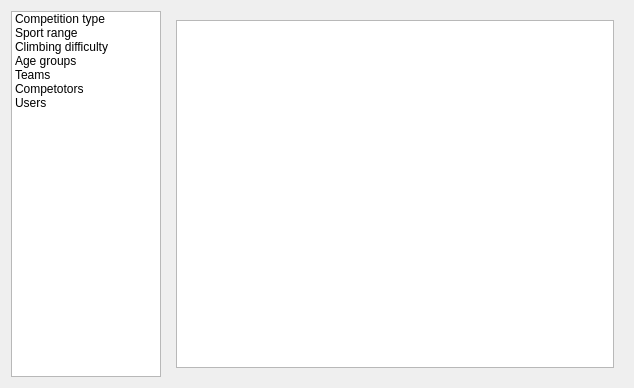
<?xml version="1.0" encoding="UTF-8"?>
<ui version="4.0">
 <class>FormLibraryEditor</class>
 <widget class="QWidget" name="FormLibraryEditor">
  <property name="geometry">
   <rect>
    <x>0</x>
    <y>0</y>
    <width>634</width>
    <height>388</height>
   </rect>
  </property>
  <property name="windowTitle">
   <string>Library static data</string>
  </property>
  <layout class="QHBoxLayout" name="horizontalLayout">
   <item>
    <widget class="QListWidget" name="listWidgetCatalog">
     <property name="maximumSize">
      <size>
       <width>150</width>
       <height>16777215</height>
      </size>
     </property>
     <item>
      <property name="text">
       <string>Competition type</string>
      </property>
     </item>
     <item>
      <property name="text">
       <string>Sport range</string>
      </property>
     </item>
     <item>
      <property name="text">
       <string>Climbing difficulty</string>
      </property>
     </item>
     <item>
      <property name="text">
       <string>Age groups</string>
      </property>
     </item>
     <item>
      <property name="text">
       <string>Teams</string>
      </property>
     </item>
     <item>
      <property name="text">
       <string>Competotors</string>
      </property>
     </item>
     <item>
      <property name="text">
       <string>Users</string>
      </property>
     </item>
    </widget>
   </item>
   <item>
    <widget class="QStackedWidget" name="stackedWidget">
     <property name="currentIndex">
      <number>4</number>
     </property>
     <widget class="QWidget" name="pageCompetitonTypes">
      <layout class="QVBoxLayout" name="verticalLayout_2">
       <item>
        <widget class="QTableView" name="tableViewCompetitionTypes">
         <property name="contextMenuPolicy">
          <enum>Qt::ActionsContextMenu</enum>
         </property>
         <property name="selectionMode">
          <enum>QAbstractItemView::SingleSelection</enum>
         </property>
         <property name="selectionBehavior">
          <enum>QAbstractItemView::SelectRows</enum>
         </property>
        </widget>
       </item>
      </layout>
     </widget>
     <widget class="QWidget" name="pageSportRanges">
      <layout class="QVBoxLayout" name="verticalLayout_3">
       <item>
        <widget class="QListView" name="listViewSportRanges">
         <property name="contextMenuPolicy">
          <enum>Qt::ActionsContextMenu</enum>
         </property>
        </widget>
       </item>
      </layout>
     </widget>
     <widget class="QWidget" name="pageClimbingDifficulty">
      <layout class="QVBoxLayout" name="verticalLayout_4">
       <item>
        <widget class="QListView" name="listViewDiffucalties">
         <property name="contextMenuPolicy">
          <enum>Qt::ActionsContextMenu</enum>
         </property>
        </widget>
       </item>
      </layout>
     </widget>
     <widget class="QWidget" name="pageAgeGroups">
      <layout class="QVBoxLayout" name="verticalLayout_5">
       <item>
        <widget class="QTableView" name="tableViewAgeGroups">
         <property name="contextMenuPolicy">
          <enum>Qt::ActionsContextMenu</enum>
         </property>
         <property name="selectionMode">
          <enum>QAbstractItemView::SingleSelection</enum>
         </property>
         <property name="selectionBehavior">
          <enum>QAbstractItemView::SelectRows</enum>
         </property>
        </widget>
       </item>
      </layout>
     </widget>
     <widget class="QWidget" name="pageTeams">
      <layout class="QVBoxLayout" name="verticalLayout_6">
       <item>
        <widget class="QTableView" name="tableViewTeams">
         <property name="contextMenuPolicy">
          <enum>Qt::ActionsContextMenu</enum>
         </property>
         <property name="selectionMode">
          <enum>QAbstractItemView::SingleSelection</enum>
         </property>
         <property name="selectionBehavior">
          <enum>QAbstractItemView::SelectRows</enum>
         </property>
        </widget>
       </item>
      </layout>
     </widget>
     <widget class="QWidget" name="pageCompetitors">
      <layout class="QVBoxLayout" name="verticalLayout_7">
       <item>
        <layout class="QHBoxLayout" name="horizontalLayoutCompetitorSearch">
         <item>
          <widget class="QLabel" name="labelFind">
           <property name="text">
            <string>Find cocmpetitor</string>
           </property>
           <property name="buddy">
            <cstring>lineEditCompetitorSerach</cstring>
           </property>
          </widget>
         </item>
         <item>
          <widget class="QLineEdit" name="lineEditCompetitorSerach"/>
         </item>
         <item>
          <widget class="QToolButton" name="toolButtonSearchClear">
           <property name="text">
            <string>...</string>
           </property>
           <property name="icon">
            <iconset theme="edit-clear">
             <normaloff/>
            </iconset>
           </property>
          </widget>
         </item>
         <item>
          <widget class="QToolButton" name="toolButtonSearch">
           <property name="toolTip">
            <string>Find competitors</string>
           </property>
           <property name="text">
            <string>...</string>
           </property>
           <property name="icon">
            <iconset theme="edit-find">
             <normaloff/>
            </iconset>
           </property>
          </widget>
         </item>
        </layout>
       </item>
       <item>
        <widget class="QTableView" name="tableViewCompetitors">
         <property name="contextMenuPolicy">
          <enum>Qt::ActionsContextMenu</enum>
         </property>
        </widget>
       </item>
       <item>
        <widget class="QWidget" name="formWidgetCompetitor" native="true">
         <layout class="QFormLayout" name="formLayoutCompetitor">
          <item row="1" column="0">
           <widget class="QLabel" name="labelCompetitorName">
            <property name="text">
             <string>Name</string>
            </property>
            <property name="buddy">
             <cstring>lineEditCompetitorName</cstring>
            </property>
           </widget>
          </item>
          <item row="1" column="1">
           <widget class="QLineEdit" name="lineEditCompetitorName"/>
          </item>
          <item row="2" column="0">
           <widget class="QLabel" name="labelCompetitorGender">
            <property name="text">
             <string>Gender</string>
            </property>
            <property name="buddy">
             <cstring>comboBoxCompetitorGender</cstring>
            </property>
           </widget>
          </item>
          <item row="3" column="0">
           <widget class="QLabel" name="labelCompetitorDob">
            <property name="text">
             <string>Date of bethday</string>
            </property>
            <property name="buddy">
             <cstring>dateEditCompetitorDob</cstring>
            </property>
           </widget>
          </item>
          <item row="3" column="1">
           <widget class="QDateEdit" name="dateEditCompetitorDob">
            <property name="displayFormat">
             <string>M/d/yyyy</string>
            </property>
            <property name="calendarPopup">
             <bool>true</bool>
            </property>
           </widget>
          </item>
          <item row="2" column="1">
           <widget class="QComboBox" name="comboBoxCompetitorGender"/>
          </item>
          <item row="4" column="0">
           <widget class="QLabel" name="labelCompetitorRange">
            <property name="text">
             <string>Sport range</string>
            </property>
            <property name="buddy">
             <cstring>comboBoxCompetitorRange</cstring>
            </property>
           </widget>
          </item>
          <item row="4" column="1">
           <widget class="QComboBox" name="comboBoxCompetitorRange"/>
          </item>
          <item row="5" column="0">
           <widget class="QLabel" name="labelCompetitorTeam">
            <property name="text">
             <string>Team</string>
            </property>
            <property name="buddy">
             <cstring>comboBoxCompetitorTeam</cstring>
            </property>
           </widget>
          </item>
          <item row="5" column="1">
           <widget class="QComboBox" name="comboBoxCompetitorTeam"/>
          </item>
         </layout>
        </widget>
       </item>
       <item>
        <layout class="QHBoxLayout" name="horizontalLayoutCompetitior">
         <item>
          <spacer name="horizontalSpacerCompetitorLeft">
           <property name="orientation">
            <enum>Qt::Horizontal</enum>
           </property>
           <property name="sizeHint" stdset="0">
            <size>
             <width>40</width>
             <height>20</height>
            </size>
           </property>
          </spacer>
         </item>
         <item>
          <widget class="QPushButton" name="pushButtonCompetitorAdd">
           <property name="text">
            <string>Add competitor</string>
           </property>
           <property name="icon">
            <iconset theme="list-add-user">
             <normaloff/>
            </iconset>
           </property>
          </widget>
         </item>
         <item>
          <spacer name="horizontalSpacerCompetitorRight">
           <property name="orientation">
            <enum>Qt::Horizontal</enum>
           </property>
           <property name="sizeHint" stdset="0">
            <size>
             <width>40</width>
             <height>20</height>
            </size>
           </property>
          </spacer>
         </item>
        </layout>
       </item>
      </layout>
     </widget>
     <widget class="QWidget" name="pageUsers">
      <layout class="QVBoxLayout" name="verticalLayout">
       <item>
        <widget class="QTableView" name="tableViewUsers">
         <property name="contextMenuPolicy">
          <enum>Qt::ActionsContextMenu</enum>
         </property>
         <property name="selectionMode">
          <enum>QAbstractItemView::SingleSelection</enum>
         </property>
         <property name="selectionBehavior">
          <enum>QAbstractItemView::SelectRows</enum>
         </property>
        </widget>
       </item>
       <item>
        <widget class="QWidget" name="widgetUserEdit" native="true">
         <layout class="QFormLayout" name="formLayout">
          <property name="fieldGrowthPolicy">
           <enum>QFormLayout::ExpandingFieldsGrow</enum>
          </property>
          <item row="0" column="0">
           <widget class="QLabel" name="labelUserLogin">
            <property name="text">
             <string>Login</string>
            </property>
            <property name="buddy">
             <cstring>lineEditUserLogin</cstring>
            </property>
           </widget>
          </item>
          <item row="0" column="1">
           <widget class="QLineEdit" name="lineEditUserLogin">
            <property name="inputMask">
             <string>NNNNNNNNNNNNNNNN; </string>
            </property>
           </widget>
          </item>
          <item row="1" column="0">
           <widget class="QLabel" name="labelUserName">
            <property name="text">
             <string>User name</string>
            </property>
            <property name="buddy">
             <cstring>lineEditUserName</cstring>
            </property>
           </widget>
          </item>
          <item row="1" column="1">
           <widget class="QLineEdit" name="lineEditUserName">
            <property name="maxLength">
             <number>32</number>
            </property>
           </widget>
          </item>
          <item row="2" column="0">
           <widget class="QLabel" name="labelUserPasswd">
            <property name="text">
             <string>Password</string>
            </property>
            <property name="buddy">
             <cstring>lineEditUserPasswd</cstring>
            </property>
           </widget>
          </item>
          <item row="2" column="1">
           <widget class="QLineEdit" name="lineEditUserPasswd">
            <property name="echoMode">
             <enum>QLineEdit::Password</enum>
            </property>
           </widget>
          </item>
          <item row="3" column="0" colspan="2">
           <layout class="QHBoxLayout" name="horizontalLayoutUserEdit">
            <item>
             <spacer name="horizontalSpacerUserLeft">
              <property name="orientation">
               <enum>Qt::Horizontal</enum>
              </property>
              <property name="sizeHint" stdset="0">
               <size>
                <width>40</width>
                <height>20</height>
               </size>
              </property>
             </spacer>
            </item>
            <item>
             <widget class="QPushButton" name="pushButtonUserCommit">
              <property name="text">
               <string>User add</string>
              </property>
              <property name="icon">
               <iconset theme="list-add-user">
                <normaloff/>
               </iconset>
              </property>
             </widget>
            </item>
            <item>
             <spacer name="horizontalSpacerUserRight">
              <property name="orientation">
               <enum>Qt::Horizontal</enum>
              </property>
              <property name="sizeHint" stdset="0">
               <size>
                <width>40</width>
                <height>20</height>
               </size>
              </property>
             </spacer>
            </item>
           </layout>
          </item>
         </layout>
        </widget>
       </item>
      </layout>
     </widget>
    </widget>
   </item>
  </layout>
  <action name="actionUserUpdate">
   <property name="icon">
    <iconset theme="edit-undo">
     <normaloff/>
    </iconset>
   </property>
   <property name="text">
    <string>Update</string>
   </property>
  </action>
  <action name="actionUserCommit">
   <property name="icon">
    <iconset theme="document-save">
     <normaloff/>
    </iconset>
   </property>
   <property name="text">
    <string>Commit</string>
   </property>
  </action>
  <action name="actionUserChangePasswd">
   <property name="icon">
    <iconset theme="dialog-password">
     <normaloff/>
    </iconset>
   </property>
   <property name="text">
    <string>Change password</string>
   </property>
  </action>
  <action name="actionUserDelete">
   <property name="icon">
    <iconset theme="edit-delete">
     <normaloff/>
    </iconset>
   </property>
   <property name="text">
    <string>Delete</string>
   </property>
  </action>
  <action name="actionDifficultyCommit">
   <property name="icon">
    <iconset theme="document-save">
     <normaloff/>
    </iconset>
   </property>
   <property name="text">
    <string>Commit</string>
   </property>
   <property name="toolTip">
    <string>Save difficulty table</string>
   </property>
  </action>
  <action name="actionDifficultyUpdate">
   <property name="icon">
    <iconset theme="edit-undo">
     <normaloff/>
    </iconset>
   </property>
   <property name="text">
    <string>Update</string>
   </property>
   <property name="toolTip">
    <string>Reload difficulty table</string>
   </property>
  </action>
  <action name="actionDifficultyAdd">
   <property name="icon">
    <iconset theme="list-add">
     <normaloff/>
    </iconset>
   </property>
   <property name="text">
    <string>Add</string>
   </property>
   <property name="toolTip">
    <string>Add record</string>
   </property>
  </action>
  <action name="actionDifficultyDelete">
   <property name="icon">
    <iconset theme="edit-delete">
     <normaloff/>
    </iconset>
   </property>
   <property name="text">
    <string>Delete</string>
   </property>
   <property name="toolTip">
    <string>Delete current</string>
   </property>
  </action>
  <action name="actionCTypeCommit">
   <property name="icon">
    <iconset theme="document-save">
     <normaloff/>
    </iconset>
   </property>
   <property name="text">
    <string>Commit</string>
   </property>
   <property name="toolTip">
    <string>Save competition types table</string>
   </property>
  </action>
  <action name="actionCTypeUpdate">
   <property name="icon">
    <iconset theme="edit-undo">
     <normaloff/>
    </iconset>
   </property>
   <property name="text">
    <string>Update</string>
   </property>
   <property name="toolTip">
    <string>Reload competition types</string>
   </property>
  </action>
  <action name="actionTeamAdd">
   <property name="icon">
    <iconset theme="list-add"/>
   </property>
   <property name="text">
    <string>Add</string>
   </property>
  </action>
  <action name="actionTeamDelete">
   <property name="icon">
    <iconset theme="edit-delete"/>
   </property>
   <property name="text">
    <string>Delete</string>
   </property>
   <property name="toolTip">
    <string>Team delete</string>
   </property>
  </action>
  <action name="actionTeamCommit">
   <property name="icon">
    <iconset theme="document-save"/>
   </property>
   <property name="text">
    <string>Commit</string>
   </property>
  </action>
  <action name="actionTeamUpdate">
   <property name="icon">
    <iconset theme="edit-undo"/>
   </property>
   <property name="text">
    <string>Update</string>
   </property>
  </action>
 </widget>
 <tabstops>
  <tabstop>lineEditCompetitorName</tabstop>
  <tabstop>comboBoxCompetitorGender</tabstop>
  <tabstop>dateEditCompetitorDob</tabstop>
  <tabstop>comboBoxCompetitorRange</tabstop>
  <tabstop>comboBoxCompetitorTeam</tabstop>
  <tabstop>pushButtonCompetitorAdd</tabstop>
  <tabstop>tableViewCompetitors</tabstop>
  <tabstop>listWidgetCatalog</tabstop>
  <tabstop>listViewDiffucalties</tabstop>
  <tabstop>tableViewTeams</tabstop>
  <tabstop>tableViewAgeGroups</tabstop>
  <tabstop>tableViewCompetitionTypes</tabstop>
  <tabstop>lineEditUserLogin</tabstop>
  <tabstop>tableViewUsers</tabstop>
  <tabstop>lineEditUserName</tabstop>
  <tabstop>lineEditUserPasswd</tabstop>
  <tabstop>pushButtonUserCommit</tabstop>
  <tabstop>listViewSportRanges</tabstop>
 </tabstops>
 <resources/>
 <connections>
  <connection>
   <sender>listWidgetCatalog</sender>
   <signal>currentRowChanged(int)</signal>
   <receiver>stackedWidget</receiver>
   <slot>setCurrentIndex(int)</slot>
   <hints>
    <hint type="sourcelabel">
     <x>117</x>
     <y>165</y>
    </hint>
    <hint type="destinationlabel">
     <x>389</x>
     <y>200</y>
    </hint>
   </hints>
  </connection>
  <connection>
   <sender>tableViewUsers</sender>
   <signal>activated(QModelIndex)</signal>
   <receiver>FormLibraryEditor</receiver>
   <slot>currentUserChanged(QModelIndex)</slot>
   <hints>
    <hint type="sourcelabel">
     <x>253</x>
     <y>16</y>
    </hint>
    <hint type="destinationlabel">
     <x>316</x>
     <y>193</y>
    </hint>
   </hints>
  </connection>
  <connection>
   <sender>tableViewUsers</sender>
   <signal>pressed(QModelIndex)</signal>
   <receiver>FormLibraryEditor</receiver>
   <slot>currentUserChanged(QModelIndex)</slot>
   <hints>
    <hint type="sourcelabel">
     <x>253</x>
     <y>16</y>
    </hint>
    <hint type="destinationlabel">
     <x>316</x>
     <y>193</y>
    </hint>
   </hints>
  </connection>
  <connection>
   <sender>pushButtonUserCommit</sender>
   <signal>clicked()</signal>
   <receiver>FormLibraryEditor</receiver>
   <slot>userAdd()</slot>
   <hints>
    <hint type="sourcelabel">
     <x>244</x>
     <y>31</y>
    </hint>
    <hint type="destinationlabel">
     <x>453</x>
     <y>387</y>
    </hint>
   </hints>
  </connection>
  <connection>
   <sender>lineEditUserLogin</sender>
   <signal>textChanged(QString)</signal>
   <receiver>FormLibraryEditor</receiver>
   <slot>userDataValidate(QString)</slot>
   <hints>
    <hint type="sourcelabel">
     <x>249</x>
     <y>23</y>
    </hint>
    <hint type="destinationlabel">
     <x>633</x>
     <y>282</y>
    </hint>
   </hints>
  </connection>
  <connection>
   <sender>lineEditUserName</sender>
   <signal>textChanged(QString)</signal>
   <receiver>FormLibraryEditor</receiver>
   <slot>userDataValidate(QString)</slot>
   <hints>
    <hint type="sourcelabel">
     <x>249</x>
     <y>25</y>
    </hint>
    <hint type="destinationlabel">
     <x>635</x>
     <y>312</y>
    </hint>
   </hints>
  </connection>
  <connection>
   <sender>lineEditUserPasswd</sender>
   <signal>textChanged(QString)</signal>
   <receiver>FormLibraryEditor</receiver>
   <slot>userDataValidate(QString)</slot>
   <hints>
    <hint type="sourcelabel">
     <x>249</x>
     <y>28</y>
    </hint>
    <hint type="destinationlabel">
     <x>633</x>
     <y>343</y>
    </hint>
   </hints>
  </connection>
  <connection>
   <sender>actionUserChangePasswd</sender>
   <signal>activated()</signal>
   <receiver>FormLibraryEditor</receiver>
   <slot>userPasswdChange()</slot>
   <hints>
    <hint type="sourcelabel">
     <x>-1</x>
     <y>-1</y>
    </hint>
    <hint type="destinationlabel">
     <x>316</x>
     <y>193</y>
    </hint>
   </hints>
  </connection>
  <connection>
   <sender>actionUserCommit</sender>
   <signal>activated()</signal>
   <receiver>FormLibraryEditor</receiver>
   <slot>modelUserCommit()</slot>
   <hints>
    <hint type="sourcelabel">
     <x>-1</x>
     <y>-1</y>
    </hint>
    <hint type="destinationlabel">
     <x>316</x>
     <y>193</y>
    </hint>
   </hints>
  </connection>
  <connection>
   <sender>actionUserUpdate</sender>
   <signal>activated()</signal>
   <receiver>FormLibraryEditor</receiver>
   <slot>modelUserUpdate()</slot>
   <hints>
    <hint type="sourcelabel">
     <x>-1</x>
     <y>-1</y>
    </hint>
    <hint type="destinationlabel">
     <x>316</x>
     <y>193</y>
    </hint>
   </hints>
  </connection>
  <connection>
   <sender>actionUserDelete</sender>
   <signal>activated()</signal>
   <receiver>FormLibraryEditor</receiver>
   <slot>currentUserDelete()</slot>
   <hints>
    <hint type="sourcelabel">
     <x>-1</x>
     <y>-1</y>
    </hint>
    <hint type="destinationlabel">
     <x>316</x>
     <y>193</y>
    </hint>
   </hints>
  </connection>
  <connection>
   <sender>actionDifficultyCommit</sender>
   <signal>activated()</signal>
   <receiver>FormLibraryEditor</receiver>
   <slot>modelDifficultyCommit()</slot>
   <hints>
    <hint type="sourcelabel">
     <x>-1</x>
     <y>-1</y>
    </hint>
    <hint type="destinationlabel">
     <x>316</x>
     <y>193</y>
    </hint>
   </hints>
  </connection>
  <connection>
   <sender>actionDifficultyUpdate</sender>
   <signal>activated()</signal>
   <receiver>FormLibraryEditor</receiver>
   <slot>modelDifficultyUpdate()</slot>
   <hints>
    <hint type="sourcelabel">
     <x>-1</x>
     <y>-1</y>
    </hint>
    <hint type="destinationlabel">
     <x>316</x>
     <y>193</y>
    </hint>
   </hints>
  </connection>
  <connection>
   <sender>actionDifficultyAdd</sender>
   <signal>activated()</signal>
   <receiver>FormLibraryEditor</receiver>
   <slot>diffAdd()</slot>
   <hints>
    <hint type="sourcelabel">
     <x>-1</x>
     <y>-1</y>
    </hint>
    <hint type="destinationlabel">
     <x>316</x>
     <y>193</y>
    </hint>
   </hints>
  </connection>
  <connection>
   <sender>actionDifficultyDelete</sender>
   <signal>activated()</signal>
   <receiver>FormLibraryEditor</receiver>
   <slot>diffDelete()</slot>
   <hints>
    <hint type="sourcelabel">
     <x>-1</x>
     <y>-1</y>
    </hint>
    <hint type="destinationlabel">
     <x>316</x>
     <y>193</y>
    </hint>
   </hints>
  </connection>
  <connection>
   <sender>actionCTypeCommit</sender>
   <signal>activated()</signal>
   <receiver>FormLibraryEditor</receiver>
   <slot>competitionTypeCommit()</slot>
   <hints>
    <hint type="sourcelabel">
     <x>-1</x>
     <y>-1</y>
    </hint>
    <hint type="destinationlabel">
     <x>316</x>
     <y>193</y>
    </hint>
   </hints>
  </connection>
  <connection>
   <sender>actionCTypeUpdate</sender>
   <signal>activated()</signal>
   <receiver>FormLibraryEditor</receiver>
   <slot>competitionTypeUpdate()</slot>
   <hints>
    <hint type="sourcelabel">
     <x>-1</x>
     <y>-1</y>
    </hint>
    <hint type="destinationlabel">
     <x>316</x>
     <y>193</y>
    </hint>
   </hints>
  </connection>
  <connection>
   <sender>toolButtonSearchClear</sender>
   <signal>clicked()</signal>
   <receiver>lineEditCompetitorSerach</receiver>
   <slot>clear()</slot>
   <hints>
    <hint type="sourcelabel">
     <x>584</x>
     <y>24</y>
    </hint>
    <hint type="destinationlabel">
     <x>553</x>
     <y>20</y>
    </hint>
   </hints>
  </connection>
  <connection>
   <sender>lineEditCompetitorSerach</sender>
   <signal>textChanged(QString)</signal>
   <receiver>FormLibraryEditor</receiver>
   <slot>competitorFind(QString)</slot>
   <hints>
    <hint type="sourcelabel">
     <x>457</x>
     <y>21</y>
    </hint>
    <hint type="destinationlabel">
     <x>633</x>
     <y>31</y>
    </hint>
   </hints>
  </connection>
  <connection>
   <sender>lineEditCompetitorName</sender>
   <signal>textChanged(QString)</signal>
   <receiver>FormLibraryEditor</receiver>
   <slot>competitorFind(QString)</slot>
   <hints>
    <hint type="sourcelabel">
     <x>517</x>
     <y>227</y>
    </hint>
    <hint type="destinationlabel">
     <x>633</x>
     <y>225</y>
    </hint>
   </hints>
  </connection>
  <connection>
   <sender>pushButtonCompetitorAdd</sender>
   <signal>clicked()</signal>
   <receiver>FormLibraryEditor</receiver>
   <slot>competitorAdd()</slot>
   <hints>
    <hint type="sourcelabel">
     <x>424</x>
     <y>364</y>
    </hint>
    <hint type="destinationlabel">
     <x>156</x>
     <y>386</y>
    </hint>
   </hints>
  </connection>
  <connection>
   <sender>toolButtonSearch</sender>
   <signal>clicked()</signal>
   <receiver>FormLibraryEditor</receiver>
   <slot>competitorMask()</slot>
   <hints>
    <hint type="sourcelabel">
     <x>614</x>
     <y>28</y>
    </hint>
    <hint type="destinationlabel">
     <x>633</x>
     <y>77</y>
    </hint>
   </hints>
  </connection>
  <connection>
   <sender>actionTeamAdd</sender>
   <signal>activated()</signal>
   <receiver>FormLibraryEditor</receiver>
   <slot>teamAdd()</slot>
   <hints>
    <hint type="sourcelabel">
     <x>-1</x>
     <y>-1</y>
    </hint>
    <hint type="destinationlabel">
     <x>316</x>
     <y>193</y>
    </hint>
   </hints>
  </connection>
  <connection>
   <sender>actionTeamCommit</sender>
   <signal>activated()</signal>
   <receiver>FormLibraryEditor</receiver>
   <slot>teamCommit()</slot>
   <hints>
    <hint type="sourcelabel">
     <x>-1</x>
     <y>-1</y>
    </hint>
    <hint type="destinationlabel">
     <x>316</x>
     <y>193</y>
    </hint>
   </hints>
  </connection>
  <connection>
   <sender>actionTeamDelete</sender>
   <signal>activated()</signal>
   <receiver>FormLibraryEditor</receiver>
   <slot>teamDelete()</slot>
   <hints>
    <hint type="sourcelabel">
     <x>-1</x>
     <y>-1</y>
    </hint>
    <hint type="destinationlabel">
     <x>316</x>
     <y>193</y>
    </hint>
   </hints>
  </connection>
  <connection>
   <sender>actionTeamUpdate</sender>
   <signal>activated()</signal>
   <receiver>FormLibraryEditor</receiver>
   <slot>teamUpdate()</slot>
   <hints>
    <hint type="sourcelabel">
     <x>-1</x>
     <y>-1</y>
    </hint>
    <hint type="destinationlabel">
     <x>316</x>
     <y>193</y>
    </hint>
   </hints>
  </connection>
  <connection>
   <sender>listWidgetCatalog</sender>
   <signal>currentRowChanged(int)</signal>
   <receiver>FormLibraryEditor</receiver>
   <slot>pageChanged(int)</slot>
   <hints>
    <hint type="sourcelabel">
     <x>78</x>
     <y>193</y>
    </hint>
    <hint type="destinationlabel">
     <x>316</x>
     <y>193</y>
    </hint>
   </hints>
  </connection>
 </connections>
 <slots>
  <slot>currentUserChanged(QModelIndex)</slot>
  <slot>modelUserCommit()</slot>
  <slot>modelUserUpdate()</slot>
  <slot>currentUserDelete()</slot>
  <slot>userAdd()</slot>
  <slot>userDataValidate(QString)</slot>
  <slot>userPasswdChange()</slot>
  <slot>modelDifficultyUpdate()</slot>
  <slot>modelDifficultyCommit()</slot>
  <slot>diffAdd()</slot>
  <slot>diffDelete()</slot>
  <slot>currentDiffCanged(QModelIndex)</slot>
  <slot>competitionTypeCommit()</slot>
  <slot>competitionTypeUpdate()</slot>
  <slot>competitorAdd()</slot>
  <slot>competitorDelete()</slot>
  <slot>competitorCommit()</slot>
  <slot>competitorUpdate()</slot>
  <slot>competitorFind(QString)</slot>
  <slot>competitorMask()</slot>
  <slot>teamAdd()</slot>
  <slot>teamDelete()</slot>
  <slot>teamUpdate()</slot>
  <slot>teamCommit()</slot>
  <slot>pageChanged(int)</slot>
 </slots>
</ui>
